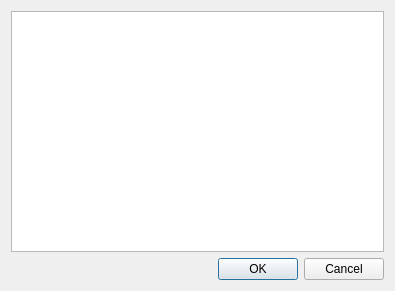
<?xml version="1.0" encoding="UTF-8"?>
<ui version="4.0">
 <class>ExportFile</class>
 <widget class="QDialog" name="ExportFile">
  <property name="geometry">
   <rect>
    <x>0</x>
    <y>0</y>
    <width>395</width>
    <height>291</height>
   </rect>
  </property>
  <property name="windowTitle">
   <string>Dialog</string>
  </property>
  <layout class="QVBoxLayout" name="verticalLayout">
   <item>
    <widget class="QTreeView" name="treeView">
     <property name="editTriggers">
      <set>QAbstractItemView::NoEditTriggers</set>
     </property>
    </widget>
   </item>
   <item>
    <widget class="QDialogButtonBox" name="buttonBox">
     <property name="orientation">
      <enum>Qt::Horizontal</enum>
     </property>
     <property name="standardButtons">
      <set>QDialogButtonBox::Cancel|QDialogButtonBox::Ok</set>
     </property>
    </widget>
   </item>
  </layout>
 </widget>
 <resources/>
 <connections>
  <connection>
   <sender>buttonBox</sender>
   <signal>accepted()</signal>
   <receiver>ExportFile</receiver>
   <slot>accept()</slot>
   <hints>
    <hint type="sourcelabel">
     <x>248</x>
     <y>254</y>
    </hint>
    <hint type="destinationlabel">
     <x>157</x>
     <y>274</y>
    </hint>
   </hints>
  </connection>
  <connection>
   <sender>buttonBox</sender>
   <signal>rejected()</signal>
   <receiver>ExportFile</receiver>
   <slot>reject()</slot>
   <hints>
    <hint type="sourcelabel">
     <x>316</x>
     <y>260</y>
    </hint>
    <hint type="destinationlabel">
     <x>286</x>
     <y>274</y>
    </hint>
   </hints>
  </connection>
 </connections>
</ui>
